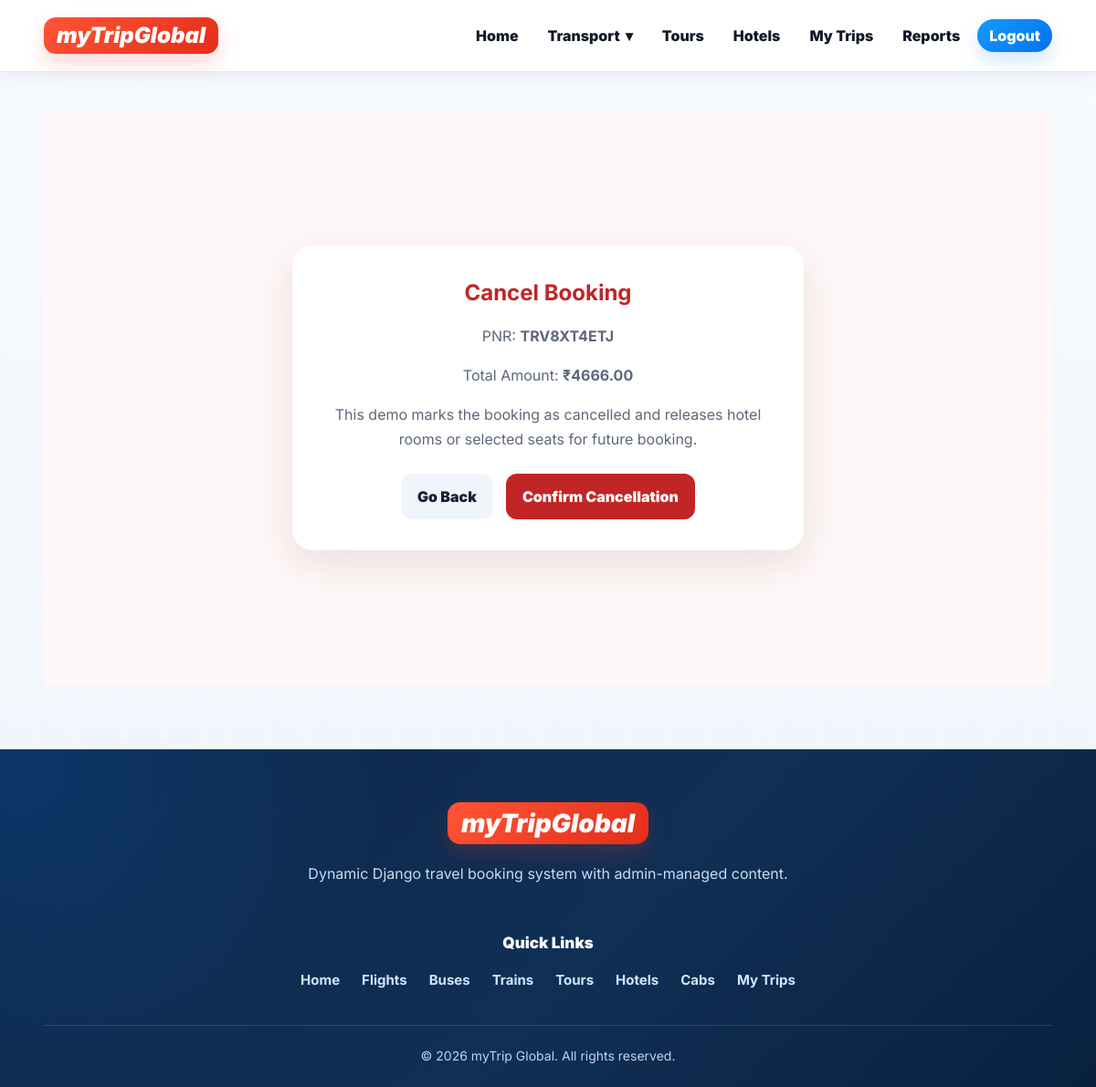
The page /bookings/20/cancel/ (signed in) on the database its author committed.
### booking/models.py (models this page shows, shortened)
class SiteSetting(models.Model):
    site_name = models.CharField(max_length=100, default='myTrip Global')
    logo_text = models.CharField(max_length=40, default='myTrip')
    tagline = models.CharField(max_length=150, blank=True, default="")
    hero_title = models.CharField(max_length=180, default='Book flights, buses, trains, hotels, tours and cabs in one place')
    hero_subtitle = models.TextField(default='Search travel, select seats, choose packages and pay securely online with Cashfree.')
    hero_image = models.ImageField(upload_to='site/', blank=True, null=True)
    support_email = models.EmailField(blank=True)
    support_phone = models.CharField(max_length=25, blank=True)
    footer_about = models.TextField(default='Book flights, buses, trains, tour packages, hotels and cabs from one trusted travel platform.')
    instagram_url = models.URLField(blank=True)
    twitter_url = models.URLField(blank=True)
    facebook_url = models.URLField(blank=True)
    is_active = models.BooleanField(default=True)
    updated_at = models.DateTimeField(auto_now=True)
    class Meta:
        verbose_name = 'Site Setting'
        verbose_name_plural = 'Site Settings'
    @classmethod
    def load(cls):
        return cls.objects.filter(is_active=True).order_by('-updated_at').first() or cls()

class Booking(models.Model):
    BOOKING_TYPES = [
        ('travel', 'Flight/Bus/Train'),
        ('tour', 'Tour Package'),
        ('hotel', 'Hotel'),
        ('cab', 'Cab'),
    ]
    STATUS_CHOICES = [
        ('pending', 'Pending Payment'),
        ('paid', 'Paid / Confirmed'),
        ('failed', 'Payment Failed'),
        ('cancelled', 'Cancelled'),
    ]
    PAYMENT_CHOICES = [
        ('pending', 'Pending'),
        ('success', 'Success'),
        ('failed', 'Failed'),
        ('refunded', 'Refunded'),
    ]
    user = models.ForeignKey(settings.AUTH_USER_MODEL, on_delete=models.CASCADE, related_name='bookings')
    booking_type = models.CharField(max_length=20, choices=BOOKING_TYPES)
    travel_service = models.ForeignKey(TravelService, on_delete=models.SET_NULL, null=True, blank=True)
    tour_package = models.ForeignKey(TourPackage, on_delete=models.SET_NULL, null=True, blank=True)
    hotel = models.ForeignKey(Hotel, on_delete=models.SET_NULL, null=True, blank=True)
    cab = models.ForeignKey(Cab, on_delete=models.SET_NULL, null=True, blank=True)
    pnr = models.CharField(max_length=15, unique=True, blank=True)
    travellers = models.PositiveIntegerField(default=1)
    selected_seats = models.JSONField(default=list, blank=True)
    check_in = models.DateField(blank=True, null=True)
    check_out = models.DateField(blank=True, null=True)
    rooms = models.PositiveIntegerField(default=1)
    pickup_location = models.CharField(max_length=150, blank=True)
    drop_location = models.CharField(max_length=150, blank=True)
    pickup_date = models.DateField(blank=True, null=True)
    tour_travel_date = models.DateField(blank=True, null=True)
    distance_km = models.DecimalField(max_digits=8, decimal_places=2, default=Decimal('0.00'))
    special_requests = models.TextField(blank=True)
    total_amount = models.DecimalField(max_digits=10, decimal_places=2, default=Decimal('0.00'))
    status = models.CharField(max_length=20, choices=STATUS_CHOICES, default='pending')
    payment_status = models.CharField(max_length=20, choices=PAYMENT_CHOICES, default='pending')
    created_at = models.DateTimeField(auto_now_add=True)
    cancelled_at = models.DateTimeField(blank=True, null=True)
    class Meta:
        ordering = ['-created_at']

### booking/views.py (the view, shortened to what this page needs)
# urls.py: path('bookings/<int:pk>/cancel/', views.cancel_booking, name='cancel_booking'),
@login_required
def cancel_booking(request, pk):
    booking = get_object_or_404(Booking, pk=pk, user=request.user)
    return render(request, 'cancel_booking.html', {'booking': booking})

### booking/context_processors.py (called while the page is built)
def global_site_data(request):
    try:
        return {
            'site_settings': SiteSetting.load(),
            'footer_links': FooterLink.objects.filter(is_active=True)[:8],
        }
    except Exception:
        return {
            'site_settings': SiteSetting(),
            'footer_links': [],
        }

### booking/templates/cancel_booking.html (shortened to what this page needs)
{% extends 'base.html' %}
{% load static %}
{% block extra_css %}<link rel="stylesheet" href="{% static 'css/cancel_booking.css' %}?v=12.0">{% endblock %}
{% block content %}
<section class="cancel-page">
    <form method="post" class="cancel-card">
        <h1>Cancel Booking</h1>
        <p>PNR: <strong>{{ booking.pnr }}</strong></p>
        <p>Total Amount: <strong>₹{{ booking.total_amount }}</strong></p>
        <p>This demo marks the booking as cancelled and releases hotel rooms or selected seats for future booking.</p>
        <div class="actions">
            <a href="{% url 'booking_detail' booking.pk %}">Go Back</a>
            <button type="submit">Confirm Cancellation</button>
        </div>
    </form>
</section>
{% endblock %}

### booking/templates/base.html (shortened to what this page needs)
{% load static %}
<!doctype html>
<html lang="en">
<head>
    <link rel="stylesheet" href="{% static 'css/base.css' %}?v=25.0">
    {% block extra_css %}{% endblock %}
</head>
<body>
<header class="site-header">
    <div class="header-inner">
        <a class="brand" href="{% url 'home' %}" aria-label="Home">
            <span class="brand-mark">
                {{ site_settings.logo_text|default:'myTripGlobal' }}
            </span>
        </a>
        <nav class="main-nav" aria-label="Main navigation">
            <a href="{% url 'home' %}">Home</a>
            <details class="nav-dropdown">
                <summary>
                    Transport <span>▾</span>
                </summary>
            </details>
            <a href="{% url 'tour_list' %}">Tours</a>
            <a href="{% url 'hotel_list' %}">Hotels</a>
            {% if user.is_authenticated %}
                <a href="{% url 'my_bookings' %}">My Trips</a>
                {% if user.is_staff or user.is_superuser %}
                    <a href="{% url 'staff_reports' %}">Reports</a>
                {% endif %}
                <form class="logout-form" method="post" action="{% url 'logout' %}">
                    <button type="submit">Logout</button>
                </form>
            {% else %}
                <a class="login-link" href="{% url 'login' %}">Login</a>
                <a class="signup-link" href="{% url 'signup' %}">Sign up</a>
            {% endif %}
        </nav>
    </div>
</header>
<main>
    {% block content %}{% endblock %}
</main>
<footer class="site-footer">
    <div class="footer-inner footer-modern">
        <div class="footer-brand">
            <a class="brand footer-logo" href="{% url 'home' %}" aria-label="Home">
                <span class="brand-mark">
                    {{ site_settings.logo_text|default:'myTripGlobal' }}
                </span>
            </a>
            <p>
                {{ site_settings.footer_about|default:'Dynamic Django travel booking system with admin-managed content.' }}
            </p>
        </div>
        <div class="footer-menu">
            <h4>Quick Links</h4>
            <div class="footer-link-row">
                <a href="{% url 'home' %}">Home</a>
                <a href="{% url 'flight_list' %}">Flights</a>
                <a href="{% url 'bus_list' %}">Buses</a>
                <a href="{% url 'train_list' %}">Trains</a>
                <a href="{% url 'tour_list' %}">Tours</a>
                <a href="{% url 'hotel_list' %}">Hotels</a>
                <a href="{% url 'cab_list' %}">Cabs</a>
                {% if user.is_authenticated %}
                    <a href="{% url 'my_bookings' %}">My Trips</a>
                {% endif %}
            </div>
        </div>
    </div>
    <div class="footer-bottom">
        <span>
            © 2026 {{ site_settings.site_name|default:'myTrip Global' }}. All rights reserved.
        </span>
    </div>
</footer>
</body>
</html>

### booking/static/css/base.css (style rules this page uses)
:root { --primary: #0b7cff; --primary-600: #0067df; --primary-dark: #063a83; --accent: #ef3f2e; --success: #08985d; --warning: #b7791f; --danger: #d92d20; --ink: #0f172a; --text: #334155; --muted: #64748b; --line: #dce6f2; --soft: #f1f7ff; --bg: #f4f8fc; --card: #ffffff; --shadow: 0 18px 45px rgba(15, 35, 66, .12); --shadow-sm: 0 8px 24px rgba(15, 35, 66, .08); --radius: 24px; --container: min(1180px, 92vw); }
* { box-sizing: border-box; }
html { scroll-behavior: smooth; }
body { margin: 0; font-family: Inter, system-ui, -apple-system, BlinkMacSystemFont, "Segoe UI", Roboto, Arial, sans-serif; background: linear-gradient(180deg, #f8fbff 0%, #eef4fb 100%); color: var(--ink); line-height: 1.5; }
a { color: inherit; text-decoration: none; }
button, input, select, textarea { font: inherit; }
button { cursor: pointer; }
main { min-height: 62vh; }
.site-header { position: sticky; top: 0; z-index: 1000; background: rgba(255, 255, 255, .97); backdrop-filter: blur(14px); border-bottom: 1px solid rgba(226, 232, 240, .95); box-shadow: 0 8px 24px rgba(15, 35, 66, .06); }
.header-inner { width: var(--container); margin: 0 auto; min-height: 78px; display: flex; align-items: center; justify-content: space-between; gap: 24px; }
.brand { display: inline-flex; align-items: center; gap: 12px; min-width: max-content; }
.brand-mark { display: inline-flex; align-items: center; justify-content: center; background: linear-gradient(135deg, #ff5535, #e42d1a); color: #ffffff; border-radius: 13px; padding: 8px 14px; font-size: 24px; line-height: 1; font-weight: 900; font-style: italic; box-shadow: 0 10px 22px rgba(239, 63, 46, .2); }
.main-nav { display: flex; align-items: center; justify-content: flex-end; gap: 6px; flex-wrap: wrap; }
.main-nav > a, .logout-form button { border: 0; background: transparent; color: #111827; border-radius: 999px; padding: 10px 13px; font-weight: 850; line-height: 1; transition: .18s ease; }
.main-nav .login-link, .main-nav .signup-link, .logout-form button { background: linear-gradient(135deg, #1599ff, #0473ed); color: #ffffff; box-shadow: 0 10px 20px rgba(11, 124, 255, .18); }
.logout-form { margin: 0; }
.nav-dropdown { position: relative; display: inline-flex; align-items: center; }
.nav-dropdown summary { list-style: none; border: 0; background: transparent; color: #111827; border-radius: 999px; padding: 10px 13px; font-weight: 850; line-height: 1; cursor: pointer; transition: .18s ease; display: inline-flex; align-items: center; gap: 6px; }
.site-footer { background: radial-gradient(circle at top left, rgba(11, 124, 255, .18), transparent 34%), linear-gradient(135deg, #0d2748 0%, #102f55 55%, #09213f 100%); color: #dcecff; padding: 58px 0 24px; margin-top: 70px; }
.footer-inner { width: var(--container); margin: 0 auto; }
.footer-modern { display: flex; flex-direction: column; gap: 34px; }
.footer-brand { text-align: center; max-width: 780px; margin: 0 auto; }
.footer-brand .footer-logo { display: inline-flex; justify-content: center; margin-bottom: 18px; }
.footer-brand .brand-mark { font-size: 28px; padding: 9px 15px; border-radius: 14px; }
.footer-brand p { margin: 0 auto; max-width: 720px; color: #c7dcf4; font-size: 16px; line-height: 1.75; }
.footer-menu { text-align: center; }
.footer-menu h4 { color: #ffffff; font-size: 17px; font-weight: 900; margin: 0 0 16px; }
.footer-link-row { display: flex; justify-content: center; align-items: center; gap: 14px 24px; flex-wrap: wrap; }
.footer-link-row a { color: #cfe5ff; font-size: 15px; font-weight: 700; transition: .2s ease; }
.footer-bottom { width: var(--container); margin: 38px auto 0; padding-top: 22px; border-top: 1px solid rgba(255, 255, 255, .14); text-align: center; color: #bdd5ef; font-size: 14px; }
.results-wrap, .detail-page, .bookings-page, .payment-page, .dashboard-page, .auth-page, .seat-page, .cancel-page { width: var(--container); margin: 42px auto 64px; }

### rows shown on the page
SiteSetting: logo_text "myTripGlobal", footer_about "Dynamic Django travel booking system with admin-managed content.", site_name "myTrip Global"
Booking: pnr "TRV8XT4ETJ", total_amount "4666.00"
